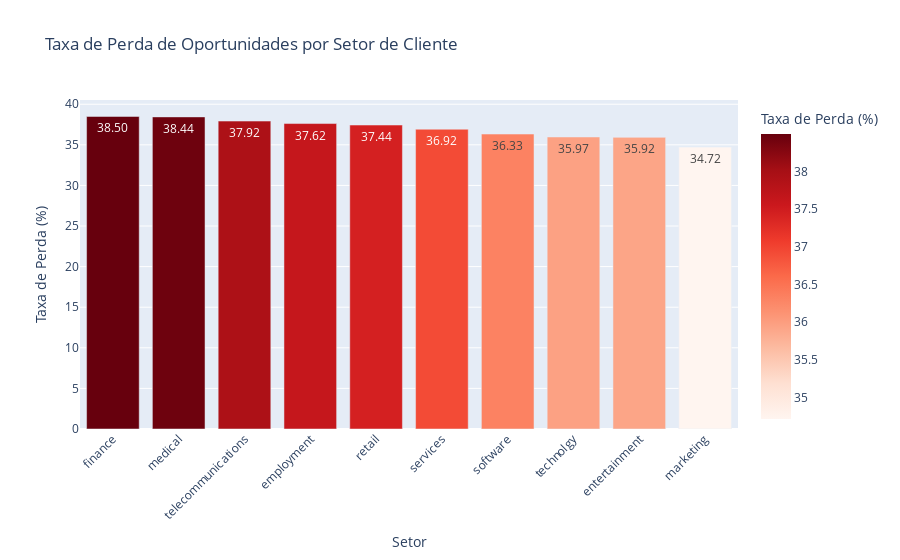

Notebook code cell kept with this figure:
### Code cell
# Plot com Plotly
fig = px.bar(sector_analysis,
             x='sector',
             y='loss_rate',
             title='Taxa de Perda de Oportunidades por Setor de Cliente',
             labels={'sector': 'Setor do Cliente', 'loss_rate': 'Taxa de Perda (%)'},
             color='loss_rate', # Colorir as barras pela taxa de perda
             color_continuous_scale=px.colors.sequential.Reds, # Escala de cores de vermelho para destacar taxas altas
             text_auto='.2f') # Exibir o valor da taxa de perda nas barras

fig.update_layout(xaxis_title="Setor",
                  yaxis_title="Taxa de Perda (%)",
                  xaxis_tickangle=-45) # Rotacionar os rótulos do eixo X para melhor leitura
fig.show()

### Figure 1 — Plotly figure (JSON) as saved in the notebook; plotly's stock layout.template omitted (floating-point values rounded to 4 significant figures)
{"data": [{"hovertemplate": "Setor do Cliente=%{x}<br>Taxa de Perda (%)=%{marker.color}<extra></extra>", "legendgroup": "", "marker": {"color": [38.5, 38.44, 37.92, 37.62, 37.44, 36.92, 36.33, 35.97, 35.92, 34.72], "coloraxis": "coloraxis", "pattern": {"shape": ""}}, "name": "", "orientation": "v", "showlegend": false, "textposition": "auto", "texttemplate": "%{y:.2f}", "type": "bar", "x": ["finance", "medical", "telecommunications", "employment", "retail", "services", "software", "technolgy", "entertainment", "marketing"], "xaxis": "x", "y": [38.5, 38.44, 37.92, 37.62, 37.44, 36.92, 36.33, 35.97, 35.92, 34.72], "yaxis": "y"}], "layout": {"barmode": "relative", "coloraxis": {"colorbar": {"title": {"text": "Taxa de Perda (%)"}}, "colorscale": [[0, "rgb(255,245,240)"], [0.125, "rgb(254,224,210)"], [0.25, "rgb(252,187,161)"], [0.375, "rgb(252,146,114)"], [0.5, "rgb(251,106,74)"], [0.625, "rgb(239,59,44)"], [0.75, "rgb(203,24,29)"], [0.875, "rgb(165,15,21)"], [1, "rgb(103,0,13)"]]}, "legend": {"tracegroupgap": 0}, "title": {"text": "Taxa de Perda de Oportunidades por Setor de Cliente"}, "xaxis": {"anchor": "y", "domain": [0, 1], "tickangle": -45, "title": {"text": "Setor"}}, "yaxis": {"anchor": "x", "domain": [0, 1], "title": {"text": "Taxa de Perda (%)"}}}}
